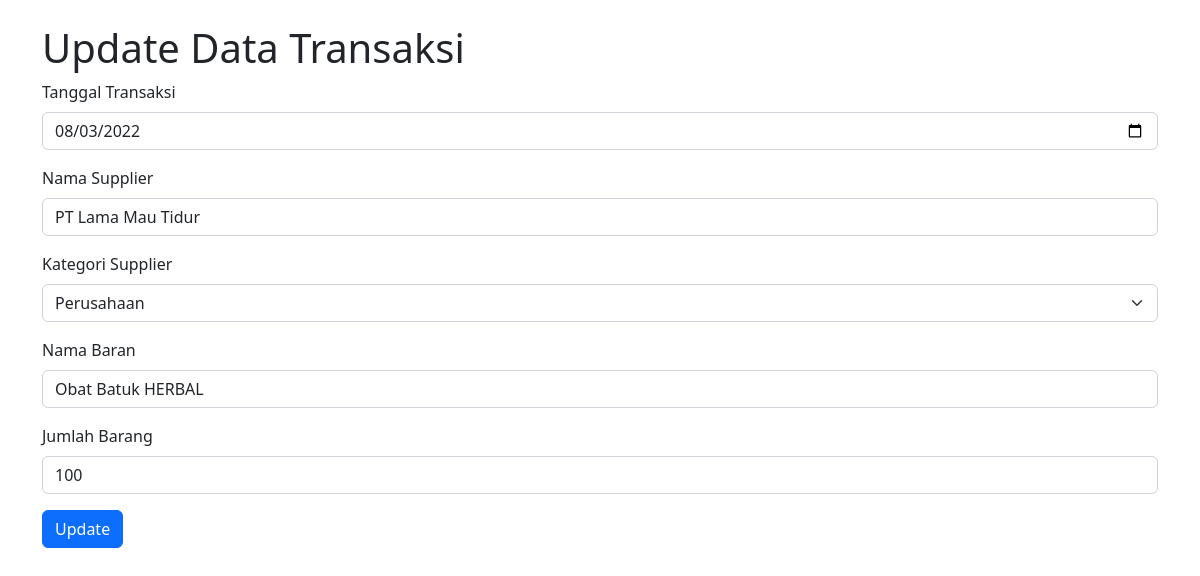
Page /edit_transaksisup.php?id=2 on the committed database.
### tables this page shows
CREATE TABLE IF NOT EXISTS `transaksisupplier` (
  `kodeNota` int NOT NULL AUTO_INCREMENT,
  `tanggalTransaksi` date NOT NULL,
  `namaSupplier` varchar(64) NOT NULL,
  `namaBarang` varchar(64) NOT NULL,
  `jumlahBarang` int NOT NULL,
  `hargaBarang` float NOT NULL,
  `totalHarga` float NOT NULL,
  `kategoriSupplier` varchar(64) NOT NULL,
  PRIMARY KEY (`kodeNota`)
);

### Database.php (called while the page is built, shortened)
<?php
class Database
{
	private $host = "localhost";
	private $user = "root";
	private $password = "";
	private $db = "apotek";
	protected $koneksi;
	public function __construct()
	{
		$this->koneksi = new mysqli($this->host, $this->user, $this->password, $this->db);
		return $this->koneksi;
	}
	function get_id_transaksi_supplier($id)
	{
		$query = mysqli_query($this->koneksi, "select * from transaksisupplier where kodeNota='$id'");
		return $query->fetch_array();
	}
}

### edit_transaksisup.php (the view, shortened to what this page needs)
<?php
include_once('Database.php');
$db = new Database();
$id = $_GET['id'];
if (!is_null($id)) {
    $data_transaksiSup = $db->get_id_transaksi_supplier($id);
} else {
    header('location:TransaksiSupplierIndex.php');
}
?>
<!doctype html>
<html lang="en">
<head>
    <link href="https://cdn.jsdelivr.net/npm/bootstrap@5.2.0/dist/css/bootstrap.min.css" rel="stylesheet">
</head>
<body>
    <div class="container mt-4">
        <h1>Update Data Transaksi</h1>
        <form method="POST" action="proses_TransaksiSupplier.php?action=update">
            <div class="mb-3">
                <label for="tanggalTransaksi" class="form-label">Tanggal Transaksi</label>
                <input type="date" class="form-control" id="tanggalTransaksi" name="tanggalTransaksi" required aria-describedby="emailHelp" value="<?= $data_transaksiSup['tanggalTransaksi'] ?>">
            </div>
            <div class="mb-3">
                <label for="namaSupplier" class="form-label">Nama Supplier</label>
                <input type="text" class="form-control" id="namaSupplier" name="namaSupplier" required aria-describedby="emailHelp" value="<?= $data_transaksiSup['namaSupplier'] ?>">
            </div>
            <div class="mb-3">
                <label for="kategoriSupplier" class="form-label">Kategori Supplier</label>
                <select name="kategoriSupplier" id="kategoriSupplier" class="form-select">
                    <option>Perusahaan</option>
                </select>
            </div>
            <div class="mb-3">
                <label for="namaBarang" class="form-label">Nama Baran</label>
                <input type="text" class="form-control" id="namaBarang" name="namaBarang" required aria-describedby="emailHelp" value="<?= $data_transaksiSup['namaBarang'] ?>">
            </div>
            <div class="mb-3">
                <label for="jumlahBarang" class="form-label">Jumlah Barang</label>
                <input type="text" class="form-control" id="jumlahBarang" name="jumlahBarang" required aria-describedby="emailHelp" value="<?= $data_transaksiSup['jumlahBarang'] ?>">
            </div>
            <button type="submit" class="btn btn-primary">Update</button>
        </form>
    </div>
</body>
</html>

### rows in the picture
transaksisupplier: tanggalTransaksi "08/03/2022", namaSupplier "PT Lama Mau Tidur", namaBarang "Obat Batuk HERBAL", jumlahBarang "100"
